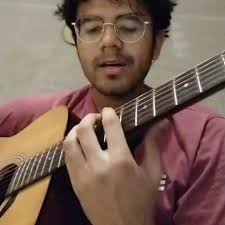
#> input picture aryan.jpeg, 225 x 225 px, given in place of the camera
$ python opencv_12.py   (older library calls are emulated)
#> lines starting #> are read from the running program, lines starting #| are printed output that depends on the picture; after the words box and inside, x2 and y2 are one past the last pixel; in counts of white or black regions, pixels touching at a corner belong together
#Detect BLue Object  using OpenCV LiveFeed

import numpy as np
import cv2

def nothing(x):
    print(x)

cap = cv2.VideoCapture(0)

cv2.namedWindow("Tracking")


#TrackBars
cv2.createTrackbar("LH", "Tracking", 0 ,255 ,nothing)
cv2.createTrackbar("LS", "Tracking", 0 ,255 ,nothing)
cv2.createTrackbar("LV", "Tracking", 0 ,255 ,nothing)
cv2.createTrackbar("UH", "Tracking", 255 ,255 ,nothing)
cv2.createTrackbar("US", "Tracking", 255,255 ,nothing)
cv2.createTrackbar("UV", "Tracking", 255 ,255 ,nothing)

while True :

    _, frame = cap.read()
#> frame is the input picture: shape (225, 225, 3); mean B, G, R 88.7, 100.5, 126

    blur = cv2.GaussianBlur(frame , (5,5), 0)
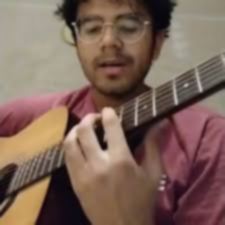
#> blur: shape (225, 225, 3); mean B, G, R 88.7, 100.5, 126
    hsv = cv2.cvtColor(blur,cv2.COLOR_BGR2HSV)
#> hsv: shape (225, 225, 3); mean H, S, V 52.7, 88.5, 126.1

    low_hue = cv2.getTrackbarPos("LH", "Tracking")
    low_saturation = cv2.getTrackbarPos("LS", "Tracking")
    low_value = cv2.getTrackbarPos("LV", "Tracking")

    upper_hue = cv2.getTrackbarPos("UH", "Tracking")
    upper_saturation = cv2.getTrackbarPos("US", "Tracking")
    upper_value = cv2.getTrackbarPos("UV", "Tracking")


    low_blue = np.array([low_hue,low_saturation,low_value])
    high_blue = np.array([upper_hue,upper_saturation,upper_value])

    #got these values using trackbar
    #low_blue = np.array([108,73,75])
    #high_blue = np.array([121,255,255])
    mask = cv2.inRange(hsv,low_blue,high_blue)
#> mask: shape (225, 225); every value is 255

    #Now Get Contours

    _, contours ,_=cv2.findContours(mask,cv2.RETR_TREE,cv2.CHAIN_APPROX_NONE)
#> contours = 1 contour; box (x1, y1, x2, y2) and area: (0, 0, 225, 225) 50176

    for contour in contours :
        area = cv2.contourArea(contour)
        print(area) #to make the next statement

        if area > 800 :
            cv2.drawContours(frame, contour, -1 , (0,255,0) , 3)
            cv2.putText(frame,"Blue Object", (10,20),cv2.FONT_HERSHEY_SIMPLEX,
                        1,(0,0,255),3)
#> this loop made 1 pass
#> area on pass 1: 50176
#| 50176.0
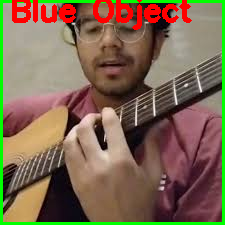
#> frame: shape (225, 225, 3); 9.06% of pixels changed, all inside (x1, y1, x2, y2) = (0, 0, 225, 225)

    cv2.imshow("Frame",frame)
    cv2.imshow("Mask",mask)

    key = cv2.waitKey(1)
#> (key Esc is pressed here)
    if key == 27 :
        break

cap.release()
cv2.destroyAllWindows()

$ run again, on color_ball.jpeg
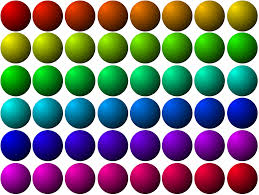
#> input picture color_ball.jpeg, 259 x 195 px, given in place of the camera
#> frame is the input picture: shape (195, 259, 3); mean B, G, R 122.3, 122.4, 122.4
#> `blur = cv2.GaussianBlur(frame , (5,5), 0)`:
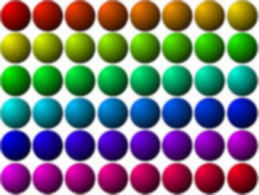
#> blur: shape (195, 259, 3); mean B, G, R 122, 122.1, 122.2
#> hsv: shape (195, 259, 3); mean H, S, V 84.5, 164.4, 170
#> mask: shape (195, 259); every value is 255
#> contours = 1 contour; box (x1, y1, x2, y2) and area: (0, 0, 259, 195) 50052
#> the loop `for contour in contours :` made 1 pass
#> area on pass 1: 50052
#> (printed output is left out)
#> after the loop `for contour in contours :`:
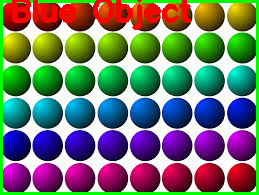
#> frame: shape (195, 259, 3); 9.13% of pixels changed, all inside (x1, y1, x2, y2) = (0, 0, 259, 195)
